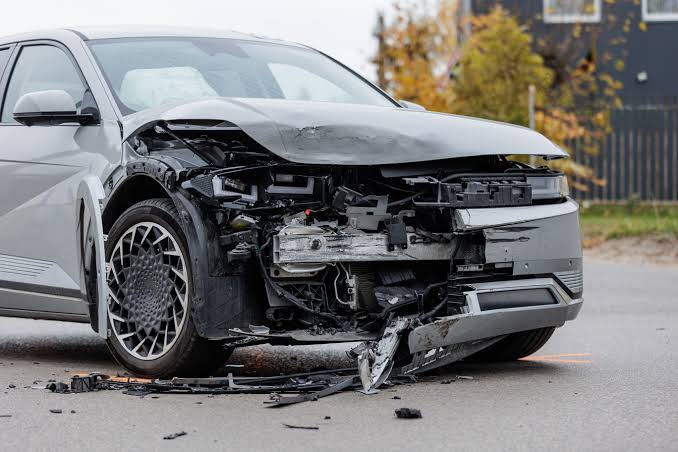
#> input picture paper/assets/source_user_damage.jpg, 678 x 452 px
$ python -i features.py   (imports and definitions only)
#> lines starting #> are read from the running program, lines starting #| are printed output that depends on the picture
from __future__ import annotations

import io
from pathlib import Path
from typing import BinaryIO

import numpy as np
from PIL import Image, ImageOps


FEATURE_VERSION = "car-condition-v1"
IMAGE_SIZE = (160, 160)


def _open_image(source: str | Path | bytes | BinaryIO) -> Image.Image:
    if isinstance(source, bytes):
        image = Image.open(io.BytesIO(source))
    else:
        image = Image.open(source)
    return ImageOps.exif_transpose(image).convert("RGB")


def _summary(values: np.ndarray) -> list[float]:
    return [
        float(values.mean()),
        float(values.std()),
        *[float(value) for value in np.quantile(values, [0.1, 0.25, 0.5, 0.75, 0.9])],
    ]


def extract_features(source: str | Path | bytes | BinaryIO) -> np.ndarray:
    image = _open_image(source).resize(IMAGE_SIZE, Image.Resampling.BILINEAR)
    rgb = np.asarray(image, dtype=np.float32) / 255.0
    gray = np.asarray(image.convert("L"), dtype=np.float32) / 255.0
    hsv = np.asarray(image.convert("HSV"), dtype=np.float32) / 255.0

    features: list[float] = []
    for channel in range(3):
        features.extend(_summary(rgb[:, :, channel]))
        histogram, _ = np.histogram(rgb[:, :, channel], bins=16, range=(0.0, 1.0), density=True)
        features.extend(histogram.astype(float).tolist())

    features.extend(_summary(gray))
    gray_histogram, _ = np.histogram(gray, bins=32, range=(0.0, 1.0), density=True)
    features.extend(gray_histogram.astype(float).tolist())
    features.extend(_summary(hsv[:, :, 1]))
    features.extend(_summary(hsv[:, :, 2]))

    gradient_x = np.abs(np.diff(gray, axis=1)).ravel()
    gradient_y = np.abs(np.diff(gray, axis=0)).ravel()
    gradients = np.concatenate((gradient_x, gradient_y))
    features.extend(_summary(gradients))
    features.extend(float(np.mean(gradients > threshold)) for threshold in (0.05, 0.1, 0.2, 0.3))

    laplacian = (
        -4.0 * gray[1:-1, 1:-1]
        + gray[:-2, 1:-1]
        + gray[2:, 1:-1]
        + gray[1:-1, :-2]
        + gray[1:-1, 2:]
    )
    features.extend(_summary(np.abs(laplacian).ravel()))

    for row in np.array_split(rgb, 4, axis=0):
        for cell in np.array_split(row, 4, axis=1):
            features.extend(cell.mean(axis=(0, 1)).astype(float).tolist())
            features.append(float(cell.std()))

    return np.asarray(features, dtype=np.float32)

>>> import cv2
>>> picture = cv2.imread('../paper/assets/source_user_damage.jpg', cv2.IMREAD_GRAYSCALE)
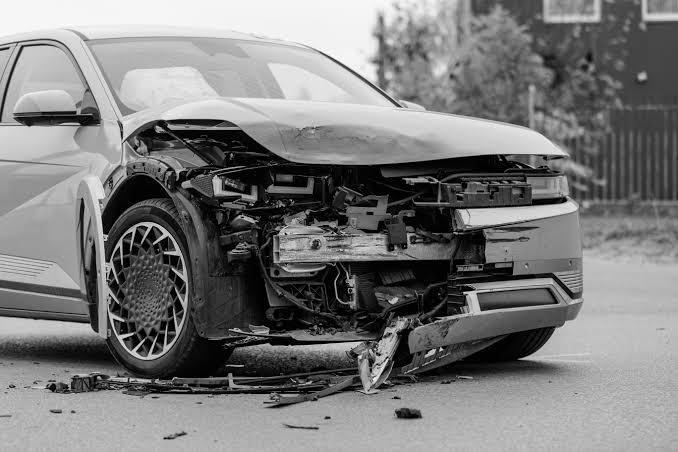
#> picture: shape (452, 678); min 0, max 255, mean 123.8
#> (the run stopped early here; a loop or call above may not have finished)
